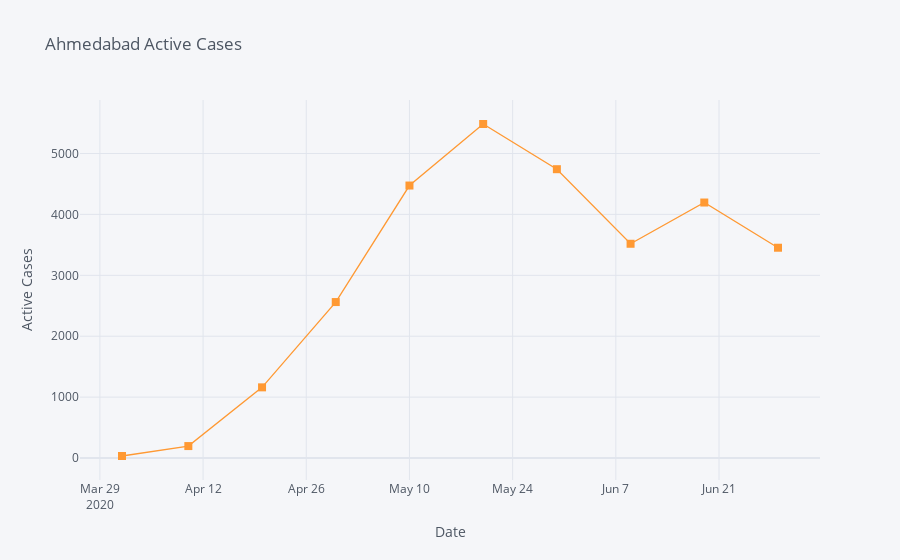
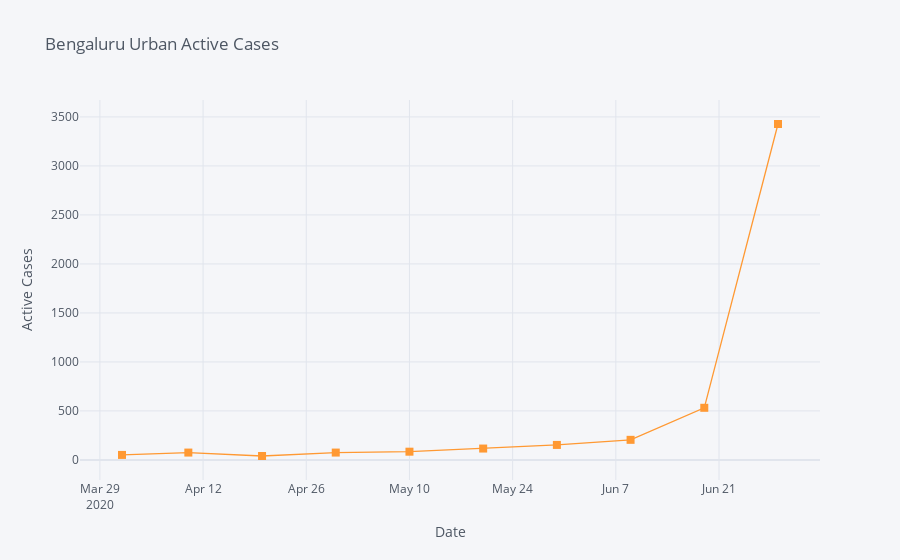
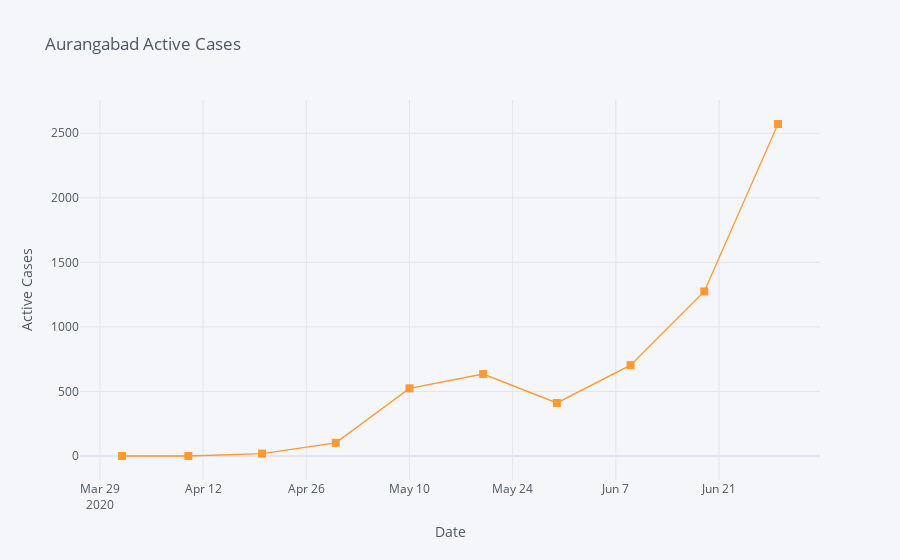
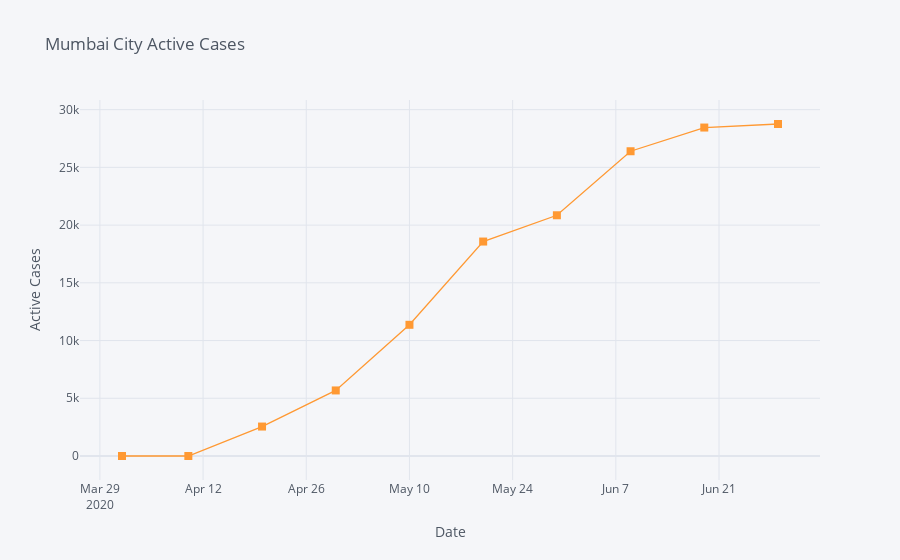

Here is the notebook cell these charts were saved with, in order:
### Code cell
for district in phase1copy.District.unique().tolist():
    layout_chart = cf.Layout(
                            height=800,
                            width=800
                    )
    
    phase1copy[phase1copy.District == district][['Active_Case']].iplot(
    mode='lines+markers',
    opacity=0.8,
    size=8,
    symbol=1,
    xTitle='Date',
    yTitle='Active Cases',
    title=district + ' Active Cases'
    #,layout=layout_chart.to_plotly_json()
    )

### Figure 1 — Plotly figure (JSON) as saved in the notebook; plotly's stock layout.template omitted (floating-point values rounded to 4 significant figures)
{"data": [{"line": {"color": "rgba(255, 153, 51, 1.0)", "dash": "solid", "shape": "linear", "width": 1.3}, "marker": {"size": 8, "symbol": 1}, "mode": "lines+markers", "name": "Active_Case", "text": "", "type": "scatter", "x": ["2020-04-01", "2020-04-10", "2020-04-20", "2020-04-30", "2020-05-10", "2020-05-20", "2020-05-30", "2020-06-09", "2020-06-19", "2020-06-29"], "y": [34, 197, 1161, 2561, 4474, 5484, 4742, 3518, 4195, 3453]}], "layout": {"legend": {"bgcolor": "#F5F6F9", "font": {"color": "#4D5663"}}, "paper_bgcolor": "#F5F6F9", "plot_bgcolor": "#F5F6F9", "title": {"font": {"color": "#4D5663"}, "text": "Ahmedabad Active Cases"}, "xaxis": {"gridcolor": "#E1E5ED", "showgrid": true, "tickfont": {"color": "#4D5663"}, "title": {"font": {"color": "#4D5663"}, "text": "Date"}, "zerolinecolor": "#E1E5ED"}, "yaxis": {"gridcolor": "#E1E5ED", "showgrid": true, "tickfont": {"color": "#4D5663"}, "title": {"font": {"color": "#4D5663"}, "text": "Active Cases"}, "zerolinecolor": "#E1E5ED"}}}

### Figure 2 — Plotly figure (JSON) as saved in the notebook; plotly's stock layout.template omitted (floating-point values rounded to 4 significant figures)
{"data": [{"line": {"color": "rgba(255, 153, 51, 1.0)", "dash": "solid", "shape": "linear", "width": 1.3}, "marker": {"size": 8, "symbol": 1}, "mode": "lines+markers", "name": "Active_Case", "text": "", "type": "scatter", "x": ["2020-04-01", "2020-04-10", "2020-04-20", "2020-04-30", "2020-05-10", "2020-05-20", "2020-05-30", "2020-06-09", "2020-06-19", "2020-06-29"], "y": [51, 75, 40, 75, 84, 116, 153, 205, 532, 3428]}], "layout": {"legend": {"bgcolor": "#F5F6F9", "font": {"color": "#4D5663"}}, "paper_bgcolor": "#F5F6F9", "plot_bgcolor": "#F5F6F9", "title": {"font": {"color": "#4D5663"}, "text": "Bengaluru Urban Active Cases"}, "xaxis": {"gridcolor": "#E1E5ED", "showgrid": true, "tickfont": {"color": "#4D5663"}, "title": {"font": {"color": "#4D5663"}, "text": "Date"}, "zerolinecolor": "#E1E5ED"}, "yaxis": {"gridcolor": "#E1E5ED", "showgrid": true, "tickfont": {"color": "#4D5663"}, "title": {"font": {"color": "#4D5663"}, "text": "Active Cases"}, "zerolinecolor": "#E1E5ED"}}}

### Figure 3 — Plotly figure (JSON) as saved in the notebook; plotly's stock layout.template omitted (floating-point values rounded to 4 significant figures)
{"data": [{"line": {"color": "rgba(255, 153, 51, 1.0)", "dash": "solid", "shape": "linear", "width": 1.3}, "marker": {"size": 8, "symbol": 1}, "mode": "lines+markers", "name": "Active_Case", "text": "", "type": "scatter", "x": ["2020-04-01", "2020-04-10", "2020-04-20", "2020-04-30", "2020-05-10", "2020-05-20", "2020-05-30", "2020-06-09", "2020-06-19", "2020-06-29"], "y": [0, 0, 19, 102, 524, 635, 411, 704, 1275, 2572]}], "layout": {"legend": {"bgcolor": "#F5F6F9", "font": {"color": "#4D5663"}}, "paper_bgcolor": "#F5F6F9", "plot_bgcolor": "#F5F6F9", "title": {"font": {"color": "#4D5663"}, "text": "Aurangabad Active Cases"}, "xaxis": {"gridcolor": "#E1E5ED", "showgrid": true, "tickfont": {"color": "#4D5663"}, "title": {"font": {"color": "#4D5663"}, "text": "Date"}, "zerolinecolor": "#E1E5ED"}, "yaxis": {"gridcolor": "#E1E5ED", "showgrid": true, "tickfont": {"color": "#4D5663"}, "title": {"font": {"color": "#4D5663"}, "text": "Active Cases"}, "zerolinecolor": "#E1E5ED"}}}

### Figure 4 — Plotly figure (JSON) as saved in the notebook; plotly's stock layout.template omitted (floating-point values rounded to 4 significant figures)
{"data": [{"line": {"color": "rgba(255, 153, 51, 1.0)", "dash": "solid", "shape": "linear", "width": 1.3}, "marker": {"size": 8, "symbol": 1}, "mode": "lines+markers", "name": "Active_Case", "text": "", "type": "scatter", "x": ["2020-04-01", "2020-04-10", "2020-04-20", "2020-04-30", "2020-05-10", "2020-05-20", "2020-05-30", "2020-06-09", "2020-06-19", "2020-06-29"], "y": [0, 0, 2551, 5679, 11364, 18575, 20851, 26397, 28450, 28757]}], "layout": {"legend": {"bgcolor": "#F5F6F9", "font": {"color": "#4D5663"}}, "paper_bgcolor": "#F5F6F9", "plot_bgcolor": "#F5F6F9", "title": {"font": {"color": "#4D5663"}, "text": "Mumbai City Active Cases"}, "xaxis": {"gridcolor": "#E1E5ED", "showgrid": true, "tickfont": {"color": "#4D5663"}, "title": {"font": {"color": "#4D5663"}, "text": "Date"}, "zerolinecolor": "#E1E5ED"}, "yaxis": {"gridcolor": "#E1E5ED", "showgrid": true, "tickfont": {"color": "#4D5663"}, "title": {"font": {"color": "#4D5663"}, "text": "Active Cases"}, "zerolinecolor": "#E1E5ED"}}}
